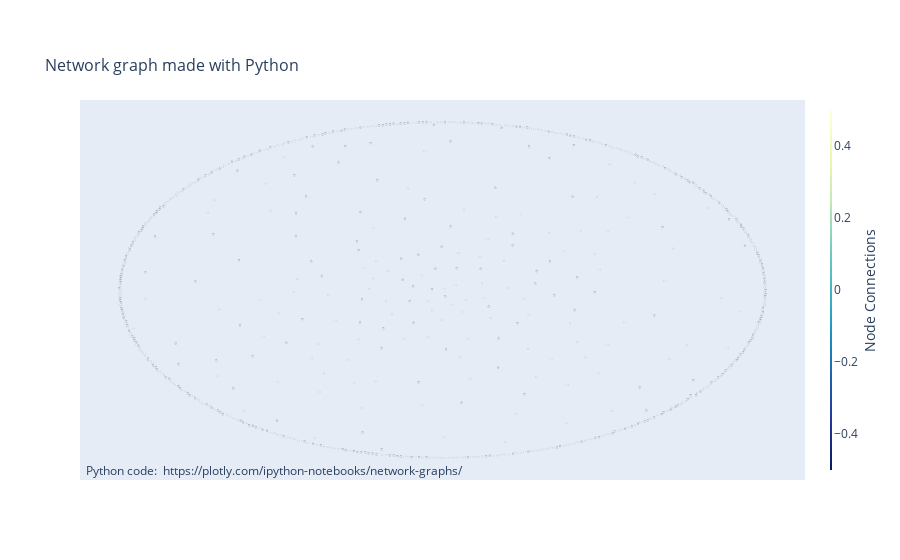

The notebook cell saved with this chart:
### Code cell
fig = go.Figure(data=[ node_trace],
             layout=go.Layout(
                title='<br>Network graph made with Python',
                titlefont_size=16,
                showlegend=False,
                hovermode='closest',
                #margin=dict(b=20,l=5,r=5,t=40),
                annotations=[ dict(
                    text="Python code: <a href='https://plotly.com/ipython-notebooks/network-graphs/'> https://plotly.com/ipython-notebooks/network-graphs/</a>",
                    showarrow=False,
                    xref="paper", yref="paper",
                    x=0.005, y=-0.002 ) ],
                xaxis=dict(showgrid=False, zeroline=False, showticklabels=False),
                yaxis=dict(showgrid=False, zeroline=False, showticklabels=False))
                )
fig.show()

### Figure 1 — Plotly figure (JSON) as saved in the notebook; plotly's stock layout.template omitted (floating-point values rounded to 4 significant figures; data arrays with more than 128 entries replaced by an {"elided": "..."} marker saying what was removed)
{"data": [{"hoverinfo": "text", "marker": {"color": [], "colorbar": {"thickness": 1, "title": {"side": "right", "text": "Node Connections"}, "xanchor": "left"}, "colorscale": [[0, "rgb(255,255,217)"], [0.125, "rgb(237,248,177)"], [0.25, "rgb(199,233,180)"], [0.375, "rgb(127,205,187)"], [0.5, "rgb(65,182,196)"], [0.625, "rgb(29,145,192)"], [0.75, "rgb(34,94,168)"], [0.875, "rgb(37,52,148)"], [1, "rgb(8,29,88)"]], "line": {"width": 2}, "reversescale": true, "showscale": true, "size": 0.1}, "mode": "markers", "type": "scatter", "x": {"elided": "701 float values"}, "y": {"elided": "701 float values"}}], "layout": {"annotations": [{"showarrow": false, "text": "Python code: <a href='https://plotly.com/ipython-notebooks/network-graphs/'> https://plotly.com/ipython-notebooks/network-graphs/</a>", "x": 0.005, "xref": "paper", "y": -0.002, "yref": "paper"}], "hovermode": "closest", "showlegend": false, "title": {"font": {"size": 16}, "text": "<br>Network graph made with Python"}, "xaxis": {"showgrid": false, "showticklabels": false, "zeroline": false}, "yaxis": {"showgrid": false, "showticklabels": false, "zeroline": false}}}
